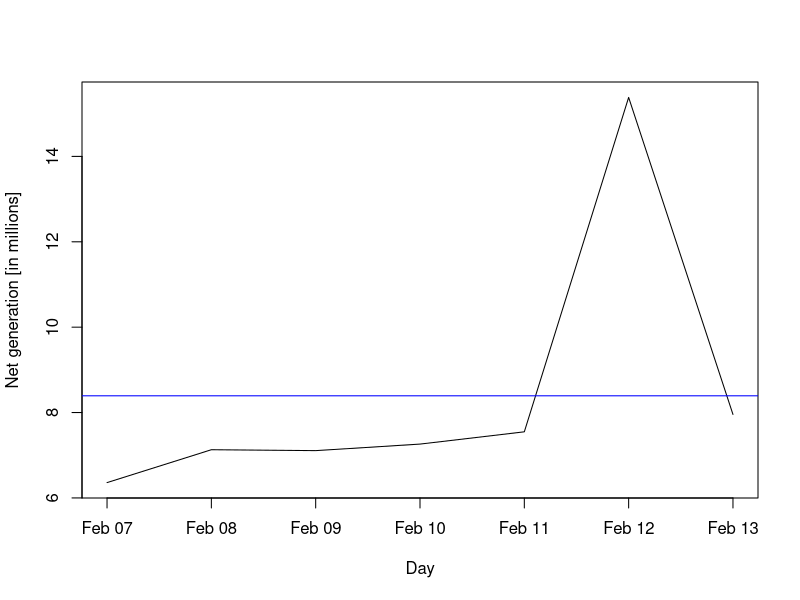
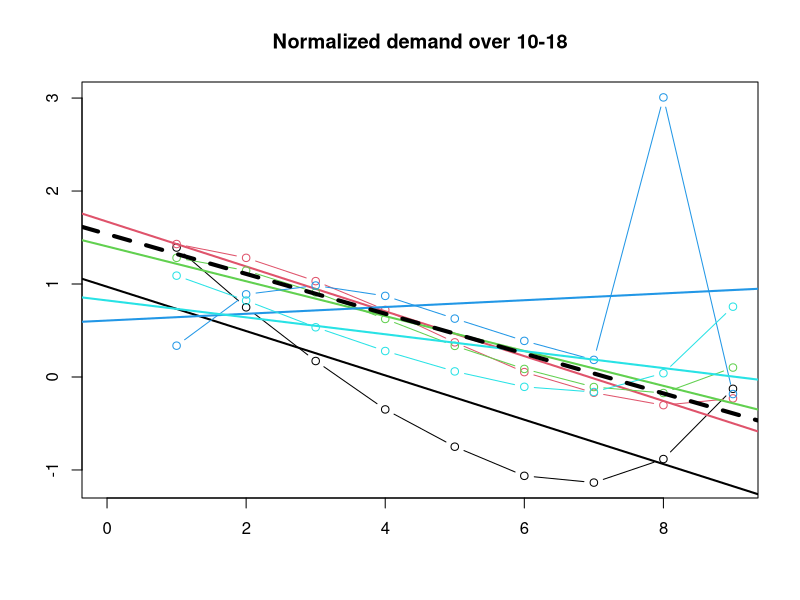
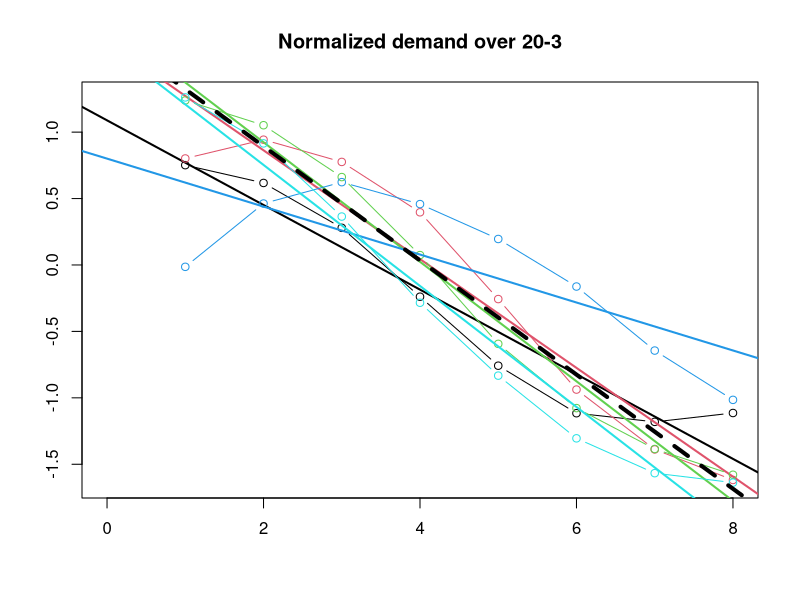

Recreate these plots in R, in order.
library(lubridate)


pdf( file.path('Week3_power.pdf'))
Sys.setlocale(category = "LC_ALL", locale = "english")

table <- read.delim('table.tsv')
table$DateTime <- as.POSIXct(table$megawatthours, tz = "EST", "%H:%M EST %m/%d/%Y" )
summary(table)

table <- table[order(table$DateTime), ]

rng <- 817:1007 #the week of 7 Feb. 2021

net.generation.table <- with(table, cbind( Net.generation.1 , Net.generation.2 , Net.generation.3, Net.generation.4 , Net.generation.5 , Net.generation.6,
                                          Net.generation.7 , Net.generation.8 , Net.generation.9   ))

net.generation.table <- rowSums(net.generation.table, na.rm = TRUE, dims = 1)

net.generation.table <- as.data.frame(net.generation.table)
colnames(net.generation.table) <- 'sum.net.gen'

net.generation.table$DateTime <- as.POSIXct(table$megawatthours, tz = "EST", "%H:%M EST %m/%d/%Y" )
net.generation.table <- net.generation.table[order(net.generation.table$DateTime), ]
net.generation.table <- net.generation.table[rng, ]


net.generation.table$DateTime <- as.Date(net.generation.table$DateTime, tz = "EST", "%m/%d/%Y")
net.generation.table.by.day <- aggregate(net.generation.table$sum.net.gen, as.list(as.data.frame(net.generation.table$DateTime)), function(x) sum(x, na.rm = TRUE))
colnames(net.generation.table.by.day) <- c('DateTime', 'sum.net.gen')

net.generation.table.by.day$sum.net.gen <- net.generation.table.by.day$sum.net.gen/1000000

plot(x = net.generation.table.by.day$DateTime, y = net.generation.table.by.day$sum.net.gen, type="l", xlab="Day", ylab="Net generation [in millions]")
M <- mean(net.generation.table.by.day$sum.net.gen)
abline(h= M, col="blue")


demand.table <- with(table, cbind(Demand.2, Demand.3 , Demand.6 , Demand.8, Demand.9))

demand.table <- as.data.frame(demand.table)



demand.table$DateTime <- as.POSIXct(table$megawatthours, tz = "EST", "%H:%M EST %m/%d/%Y" )
demand.table$DateTime <- sapply(demand.table$DateTime, function (x) hour(x))

#rng <- 1497:1507
#demand.table <- demand.table[rng, ]

demand.table <- demand.table[order(demand.table$DateTime),  ]

demand.table <- aggregate(demand.table, as.list(as.data.frame(demand.table$DateTime)), function(x) mean(x, na.rm = TRUE))



drop <- c("demand.table$DateTime", "DateTime")

demand.table <- demand.table[,!(names(demand.table) %in% drop)]

# mean values
M <- list( Demand.2 = NA, Demand.3 = NA, Demand.6 = NA, Demand.8 = NA, Demand.9 = NA )
# standard deviations
S <- list( Demand.2 = NA, Demand.3 = NA, Demand.6 = NA, Demand.8 = NA, Demand.9 = NA )
# linear fit
LM <- list( Demand.2 = NA, Demand.3 = NA, Demand.6 = NA, Demand.8 = NA, Demand.9 = NA)



# calculate means and stdev
demands <- seq(5)
for ( i in demands ) {
  M[[ i ]] <- mean( demand.table[ !is.na(demand.table[, i]) ,i ] )
  S[[ i ]] <- sd( demand.table[ !is.na(demand.table[, i]), i ] )
}

# scale and center the consumption series (normalize)
norm.demand.table <- t((t(demand.table) - unlist(M)) / unlist(S) )



demand.by.time <- function (start, end, norm.demand.table){
  start.index <- start + 1
  end.index <- end + 1

  length <- abs(end.index-start.index) + 1

  norm.demand.table.by.time <- norm.demand.table[start.index:end.index,]

  if (end < start){
    length <- 24 - abs(end.index-start.index) + 1
    end.index <-  length - (24 - start)
    norm.demand.table.by.time <- rbind(norm.demand.table[start.index:24,], norm.demand.table[0:end.index,])
  }

  plot(1, type="n", xlab="", ylab="", xlim = c(0, length), ylim=c(min(norm.demand.table.by.time), max(norm.demand.table.by.time)))


  for ( i in demands ) {
    # rearrange in a new, temporary dataframe
    DF <- data.frame ( Time = seq(length), Demand = norm.demand.table.by.time[ , i ] )
    # plot
    lines( DF, col = i, type = 'b' )
    # linear fit
    LM[[ i ]] <- lm( Demand ~ Time, data = DF)
    a <- coef(LM[[ i ]])[1]
    b <- coef(LM[[ i ]])[2]
    abline(a, b, col = i, lw =2)
  }

  # mean regression line
  lm.df <- sapply(LM[ -c(1,4,5,7,10) ], function(c) coef(c))
  n <- dim(lm.df)[2]
  tot <- rowSums(lm.df)
  a <- tot[1] / n
  b <- tot[2] / n

  # plot the mean regression line
  abline(a, b, col = 'black', lw = 4, lt = 2)

  title(paste0("Normalized demand over " , start, '-', end) )

}

start <- 20
end <- 3

demand.by.time(10, 18, norm.demand.table)
demand.by.time(20, 3, norm.demand.table)


dev.off()